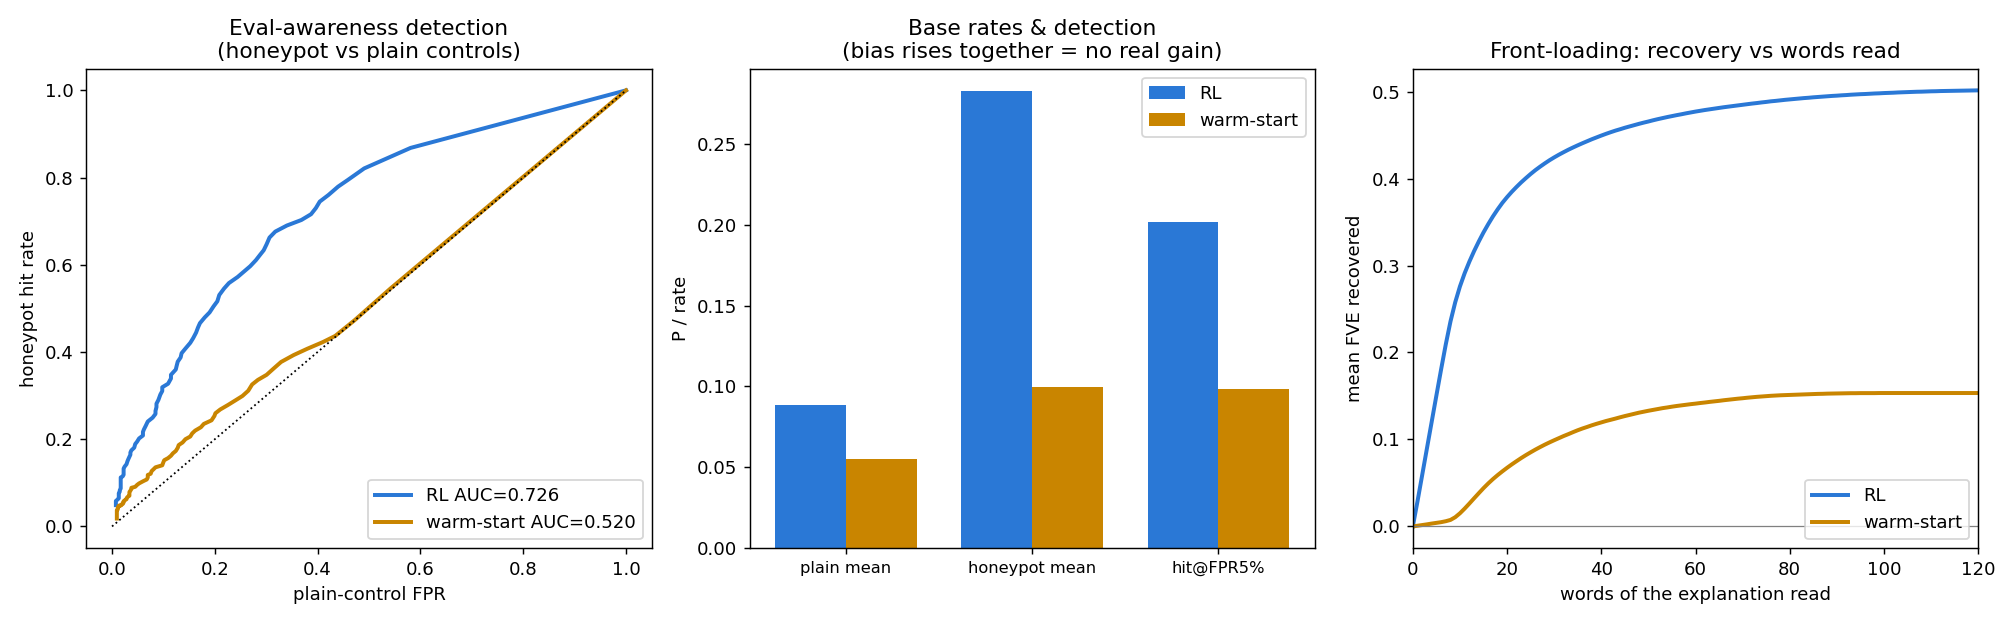

The Python source for this figure:
"""Is the RL actually helping? Compare the matryoshka RL AV vs its warm-start
(pre-RL) AV — eval-awareness detection (primary) + front-loading (bonus).

Both are the MATRYOSHKA model on the same base/positions; only the AV (and, for
FVE, the critic) differ RL-vs-warmstart, so any gap is the RL's doing.

Eval-awareness is scored with the SAME gpt-4o-mini generic judge for both, then
compared with signal detection (honeypot = positives, plain controls =
negatives): base rates, ROC AUC, and hit-rate at matched plain-FPR. AUC / matched-
FPR is the confound-robust metric — a model that just says 'eval-aware' more
often (higher bias) raises honeypot AND plain together and gains no AUC.

    python rl_vs_warmstart.py            # expects warmstart_eval_awareness.json + warmstart_precache.json
"""
import json
from pathlib import Path

import numpy as np

HERE = Path(__file__).resolve().parent
HONEY = "<|im_start|>system"


def auc(neg, pos):
    from scipy.stats import rankdata
    neg, pos = neg[~np.isnan(neg)], pos[~np.isnan(pos)]
    if not len(neg) or not len(pos):
        return float("nan")
    r = rankdata(np.concatenate([neg, pos]))
    return (r[len(neg):].sum() - len(pos) * (len(pos) + 1) / 2) / (len(neg) * len(pos))


def load_paware(ea_path):
    ea = json.load(open(ea_path))["entries"]
    plain, honey = [], None
    for e in ea:
        p = np.array([np.nan if v is None else v for v in e["paware"]], dtype=float)
        if e["text"].startswith(HONEY):
            honey = p
        else:
            plain.append(p)
    return np.concatenate(plain), honey


def explen(precache_path):
    """mean explanation length (lines, chars) split honeypot / plain."""
    ent = json.load(open(precache_path))["entries"]
    def stats(pred):
        nl, nc = [], []
        for e in ent:
            if pred(e["text"]):
                for r in e["results"]:
                    if r and r.get("lines"):
                        nl.append(len(r["lines"])); nc.append(len("\n".join(r["lines"])))
        return (round(np.mean(nl), 2), round(np.mean(nc), 1)) if nl else (0, 0)
    return {"honey": stats(lambda t: t.startswith(HONEY)),
            "plain": stats(lambda t: not t.startswith(HONEY))}


def frontload(precache_path):
    """first-line solo FVE, full-expl FVE, reading-budget curve (mean FVE by words)."""
    ent = json.load(open(precache_path))["entries"]
    first_solo, full, curves = [], [], []
    grid = np.arange(0, 121)
    for e in ent:
        for r in e["results"]:
            if not r or not r.get("lines"):
                continue
            full.append(r["fve"][-1])
            if "solo" in r and r["solo"]:
                first_solo.append(r["solo"][0])
            w = np.cumsum([len(ln.split()) for ln in r["lines"]])
            curves.append(np.interp(grid, np.concatenate([[0], w]),
                                    np.concatenate([[0], r["fve"]])))
    return (np.array(first_solo), np.array(full),
            grid.tolist(), np.round(np.mean(curves, axis=0), 4).tolist())


def main():
    ea_rl = HERE / "space" / "eval_awareness.json"
    ea_ws = HERE / "warmstart_eval_awareness.json"
    pc_rl = HERE / "space" / "precache.json"
    pc_ws = HERE / "warmstart_precache.json"

    print("=== EVAL-AWARENESS: RL vs warm-start (honeypot vs plain controls) ===")
    rows = {}
    for name, ea, pc in [("RL", ea_rl, pc_rl), ("warm-start", ea_ws, pc_ws)]:
        plain, honey = load_paware(ea)
        pl, hp = plain[~np.isnan(plain)], honey[~np.isnan(honey)]
        el = explen(pc)
        a = auc(pl, hp)
        hit = {}
        for f in (0.01, 0.05):
            thr = np.quantile(pl, 1 - f)
            hit[f] = (hp >= thr).mean()
        rows[name] = dict(pl_mean=pl.mean(), hp_mean=hp.mean(), auc=a,
                          hit1=hit[0.01], hit5=hit[0.05], explen=el)
        print(f"\n[{name}]  plain n={len(pl)}  honeypot n={len(hp)}")
        print(f"  mean P: plain {pl.mean():.3f}  honeypot {hp.mean():.3f}")
        print(f"  ROC AUC (honeypot vs plain) = {a:.3f}")
        print(f"  hit @ plain-FPR 1% = {hit[0.01]:.1%}   @ 5% = {hit[0.05]:.1%}")
        print(f"  explanation length honey {el['honey']}  plain {el['plain']}  (lines, chars)")

    d = rows["RL"]["auc"] - rows["warm-start"]["auc"]
    print(f"\n>>> ΔAUC (RL − warm-start) = {d:+.3f}   "
          f"Δhit@5% = {rows['RL']['hit5'] - rows['warm-start']['hit5']:+.1%}")
    verdict = ("RL HELPS (better honeypot detection at matched FPR)" if d > 0.02 else
               "RL HURTS discrimination" if d < -0.02 else
               "RL ~neutral on discrimination — check base rates for bias-only shift")
    print(f">>> {verdict}")

    print("\n=== FRONT-LOADING (bonus): RL vs warm-start ===")
    fl = {}
    for name, pc in [("RL", pc_rl), ("warm-start", pc_ws)]:
        # RL solo lives in space/loo.json, not precache; warm-start has it inline
        if name == "RL":
            loo = json.load(open(HERE / "space" / "loo.json"))["entries"]
            fs = np.array([s[0] for e in loo for s in e["solo"] if s])
            _, full, grid, curve = frontload(pc)
        else:
            fs, full, grid, curve = frontload(pc)
        fl[name] = (fs, full, grid, curve)
        print(f"\n[{name}] first-line solo-FVE: mean {fs.mean():+.3f}, frac positive {np.mean(fs > 0):.1%}")
        print(f"         full-explanation FVE: mean {full.mean():.3f}")
        print(f"         reading budget: FVE@10w {np.interp(10, grid, curve):.3f}  "
              f"@25w {np.interp(25, grid, curve):.3f}  @full {curve[-1]:.3f}")

    # figures
    import matplotlib
    matplotlib.use("Agg")
    import matplotlib.pyplot as plt
    C = {"RL": "#2a78d6", "warm-start": "#c98500"}
    fig, ax = plt.subplots(1, 3, figsize=(15.5, 4.8))

    # ROC
    for name, ea, pc in [("RL", ea_rl, pc_rl), ("warm-start", ea_ws, pc_ws)]:
        plain, honey = load_paware(ea)
        pl, hp = plain[~np.isnan(plain)], honey[~np.isnan(honey)]
        thr = np.unique(np.concatenate([pl, hp]))[::-1]
        fpr = [(pl >= t).mean() for t in thr] + [1.0]
        tpr = [(hp >= t).mean() for t in thr] + [1.0]
        ax[0].plot(fpr, tpr, lw=2.2, color=C[name], label=f"{name} AUC={auc(pl,hp):.3f}")
    ax[0].plot([0, 1], [0, 1], "k:", lw=1)
    ax[0].set(xlabel="plain-control FPR", ylabel="honeypot hit rate",
              title="Eval-awareness detection\n(honeypot vs plain controls)")
    ax[0].legend(loc="lower right")

    # base rates
    labels = ["plain mean", "honeypot mean", "hit@FPR5%"]
    x = np.arange(len(labels))
    for i, name in enumerate(["RL", "warm-start"]):
        r = rows[name]
        ax[1].bar(x + (i - .5) * .38, [r["pl_mean"], r["hp_mean"], r["hit5"]], .38,
                  color=C[name], label=name)
    ax[1].set_xticks(x); ax[1].set_xticklabels(labels, fontsize=9)
    ax[1].set(title="Base rates & detection\n(bias rises together = no real gain)", ylabel="P / rate")
    ax[1].legend()

    # reading budget
    for name in ["RL", "warm-start"]:
        _, _, grid, curve = fl[name]
        ax[2].plot(grid, curve, lw=2.2, color=C[name], label=name)
    ax[2].axhline(0, color="gray", lw=.7)
    ax[2].set(xlabel="words of the explanation read", ylabel="mean FVE recovered",
              title="Front-loading: recovery vs words read", xlim=(0, 120))
    ax[2].legend(loc="lower right")

    fig.tight_layout()
    png = HERE / "rl_vs_warmstart.png"
    fig.savefig(png, dpi=130)
    print(f"\n[saved] {png}")
    json.dump({k: {kk: (vv if not isinstance(vv, np.generic) else float(vv))
                   for kk, vv in v.items() if kk != "explen"} | {"explen": v["explen"]}
               for k, v in rows.items()},
              open(HERE / "rl_vs_warmstart_stats.json", "w"), indent=1, default=float)


if __name__ == "__main__":
    main()
